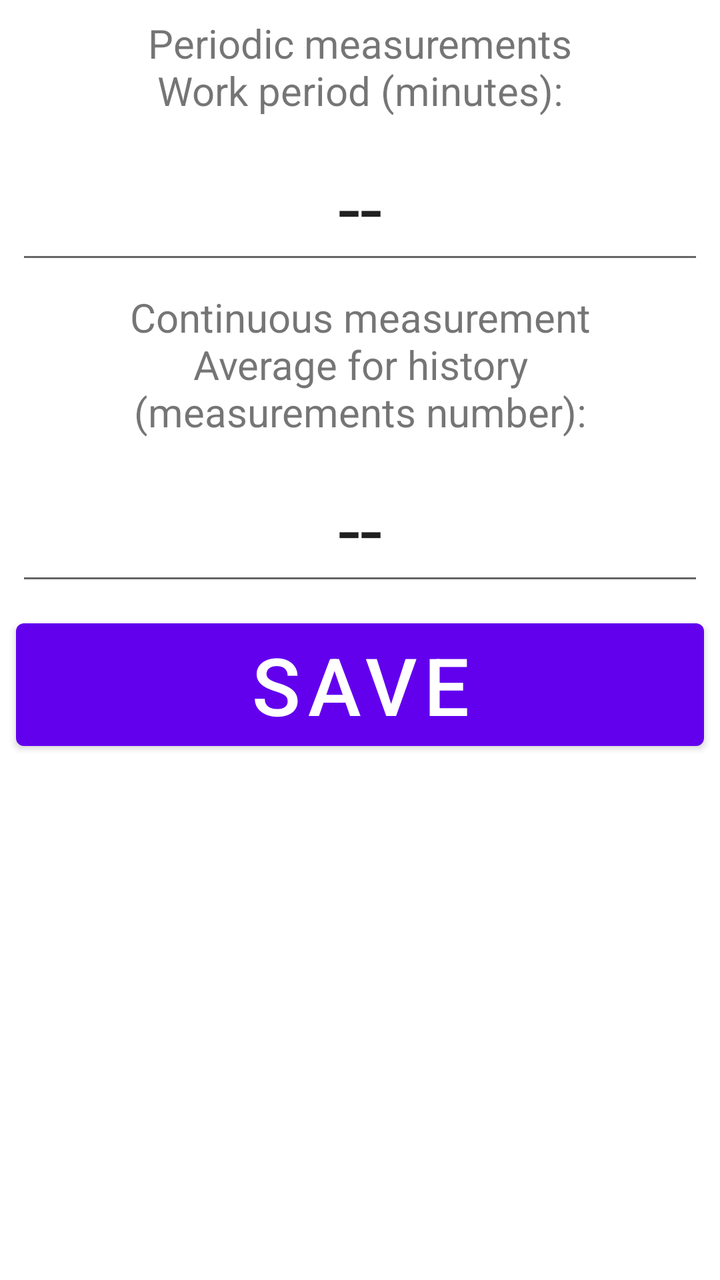
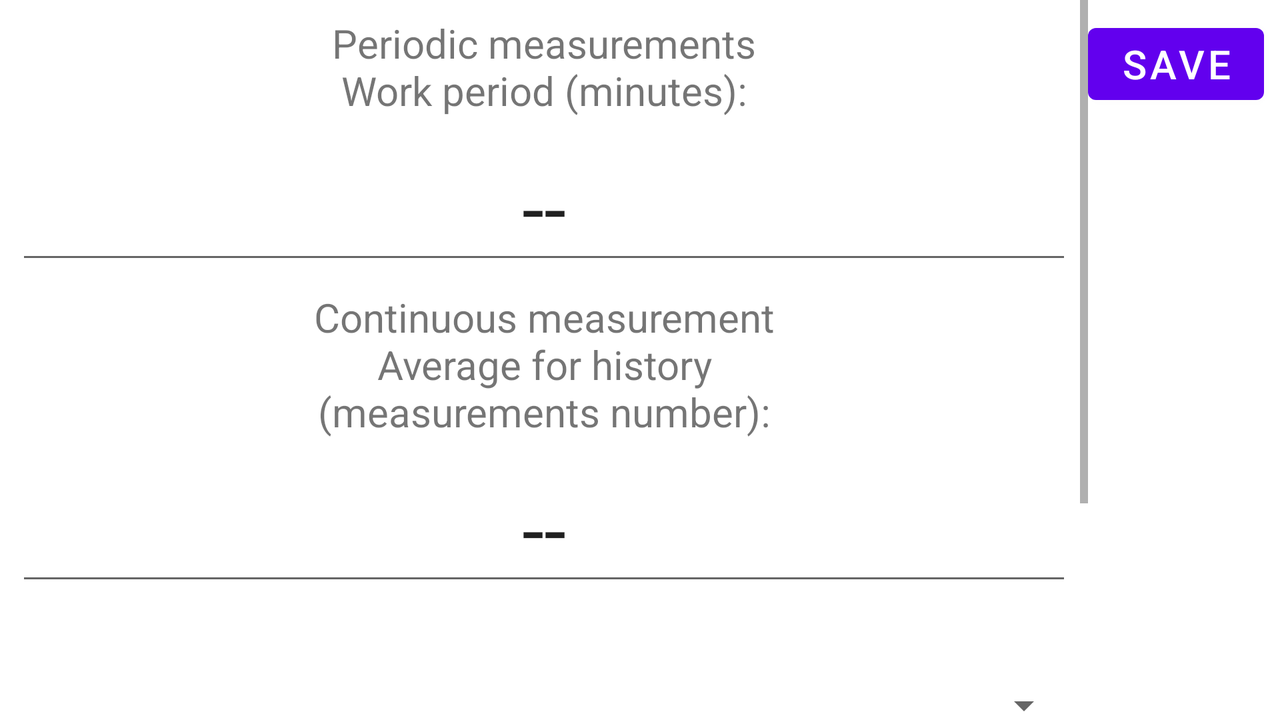

One screen, two layout resources from the same app: the default and the repository's alternative for another configuration. Each is rendered where Android would select it; the XML of both is given below.
<!-- AndroidManifest.xml: application theme Theme.AqiSDS011 -->
<!-- res/layout/fragment_settings.xml -->
<?xml version="1.0" encoding="utf-8"?>
<ScrollView
    android:layout_width="match_parent"
    android:layout_height="match_parent"
    xmlns:android="http://schemas.android.com/apk/res/android"
    android:layout_marginBottom="57dp"
    >

    <androidx.constraintlayout.widget.ConstraintLayout xmlns:android="http://schemas.android.com/apk/res/android"
        xmlns:app="http://schemas.android.com/apk/res-auto"
        xmlns:tools="http://schemas.android.com/tools"
        android:layout_width="match_parent"
        android:layout_height="match_parent"
        tools:context=".ui.history.HistoryFragment">

        <TextView
            android:id="@+id/text_settings_work_period_minutes_lbl"
            android:layout_width="match_parent"
            android:layout_height="wrap_content"
            android:layout_marginStart="8dp"
            android:layout_marginTop="8dp"
            android:layout_marginEnd="8dp"
            android:textAlignment="center"
            android:textSize="20sp"
            android:text="Periodic measurements\nWork period (minutes):"
            app:layout_constraintLeft_toLeftOf="parent"
            app:layout_constraintTop_toTopOf="parent"
            />

        <EditText
            android:id="@+id/edit_settings_work_period_minutes"
            android:layout_width="match_parent"
            android:layout_height="wrap_content"
            android:layout_marginStart="8dp"
            android:layout_marginTop="8dp"
            android:layout_marginEnd="8dp"
            android:textAlignment="center"
            android:textSize="40sp"
            android:text="--"
            android:inputType="number"
            app:layout_constraintLeft_toLeftOf="@id/text_settings_work_period_minutes_lbl"
            app:layout_constraintTop_toBottomOf="@id/text_settings_work_period_minutes_lbl"
            />

        <TextView
            android:id="@+id/text_settings_work_continuous_avg_cnt_lbl"
            android:layout_width="match_parent"
            android:layout_height="wrap_content"
            android:layout_marginStart="8dp"
            android:layout_marginTop="8dp"
            android:layout_marginEnd="8dp"
            android:textAlignment="center"
            android:textSize="20sp"
            android:text="Continuous measurement\nAverage for history\n(measurements number):"
            app:layout_constraintLeft_toLeftOf="@id/edit_settings_work_period_minutes"
            app:layout_constraintTop_toBottomOf="@id/edit_settings_work_period_minutes"
            />

        <EditText
            android:id="@+id/edit_settings_work_continuous_avg_cnt"
            android:layout_width="match_parent"
            android:layout_height="wrap_content"
            android:layout_marginStart="8dp"
            android:layout_marginTop="8dp"
            android:layout_marginEnd="8dp"
            android:textAlignment="center"
            android:textSize="40sp"
            android:text="--"
            android:inputType="number"
            app:layout_constraintLeft_toLeftOf="@id/text_settings_work_continuous_avg_cnt_lbl"
            app:layout_constraintTop_toBottomOf="@id/text_settings_work_continuous_avg_cnt_lbl"
            />

        <Button
            android:id="@+id/button_settings_save"
            android:layout_width="match_parent"
            android:layout_height="wrap_content"
            android:layout_marginStart="8dp"
            android:layout_marginTop="8dp"
            android:layout_marginEnd="8dp"
            android:textAlignment="center"
            android:textSize="40sp"
            android:text="@string/button_settings_save"
            app:layout_constraintLeft_toLeftOf="@id/edit_settings_work_continuous_avg_cnt"
            app:layout_constraintTop_toBottomOf="@id/edit_settings_work_continuous_avg_cnt"
            />

    </androidx.constraintlayout.widget.ConstraintLayout>

</ScrollView>
<!-- resources referenced by this layout -->
<resources>
  <string name="button_settings_save">Save</string>
  <style name="Theme.AqiSDS011" parent="Theme.MaterialComponents.DayNight.DarkActionBar">
          
          <item name="colorPrimary">@color/purple_500</item>
          <item name="colorPrimaryVariant">@color/purple_700</item>
          <item name="colorOnPrimary">@color/white</item>
          
          <item name="colorSecondary">@color/teal_200</item>
          <item name="colorSecondaryVariant">@color/teal_700</item>
          <item name="colorOnSecondary">@color/black</item>
          
          <item name="android:statusBarColor" tools:targetApi="l">?attr/colorPrimaryVariant</item>
          
      </style>
  <color name="purple_500">#FF6200EE</color>
  <color name="purple_700">#FF3700B3</color>
  <color name="white">#FFFFFFFF</color>
  <color name="teal_200">#FF03DAC5</color>
  <color name="teal_700">#FF018786</color>
  <color name="black">#FF000000</color>
</resources>
<!-- res/layout-land/fragment_settings.xml (the repository's variant of the layout above) -->
<!-- drawn on the phone turned sideways -->
<?xml version="1.0" encoding="utf-8"?>
<androidx.constraintlayout.widget.ConstraintLayout xmlns:android="http://schemas.android.com/apk/res/android"
    xmlns:app="http://schemas.android.com/apk/res-auto"
    xmlns:tools="http://schemas.android.com/tools"
    android:layout_width="match_parent"
    android:layout_height="match_parent"
    tools:context=".ui.history.HistoryFragment"
    android:layout_marginBottom="57dp"
    >

    <ScrollView
        android:id="@+id/scroll_settings"
        android:layout_width="0dp"
        android:layout_height="match_parent"
        xmlns:android="http://schemas.android.com/apk/res/android"
        app:layout_constraintLeft_toLeftOf="parent"
        app:layout_constraintTop_toTopOf="parent"
        app:layout_constraintRight_toLeftOf="@id/button_settings_save"
        >

        <androidx.constraintlayout.widget.ConstraintLayout xmlns:android="http://schemas.android.com/apk/res/android"
            xmlns:app="http://schemas.android.com/apk/res-auto"
            xmlns:tools="http://schemas.android.com/tools"
            android:layout_width="match_parent"
            android:layout_height="match_parent"
            tools:context=".ui.history.HistoryFragment">

            <TextView
                android:id="@+id/text_settings_work_period_minutes_lbl"
                android:layout_width="0dp"
                android:layout_height="wrap_content"
                android:layout_marginStart="8dp"
                android:layout_marginTop="8dp"
                android:layout_marginEnd="8dp"
                android:textAlignment="center"
                android:textSize="20sp"
                android:text="Periodic measurements\nWork period (minutes):"
                app:layout_constraintLeft_toLeftOf="parent"
                app:layout_constraintTop_toTopOf="parent"
                app:layout_constraintRight_toRightOf="parent"
                />

            <EditText
                android:id="@+id/edit_settings_work_period_minutes"
                android:layout_width="0dp"
                android:layout_height="wrap_content"
                android:layout_marginStart="8dp"
                android:layout_marginTop="8dp"
                android:layout_marginEnd="8dp"
                android:textAlignment="center"
                android:textSize="40sp"
                android:text="--"
                android:inputType="number"
                app:layout_constraintLeft_toLeftOf="parent"
                app:layout_constraintTop_toBottomOf="@id/text_settings_work_period_minutes_lbl"
                app:layout_constraintRight_toRightOf="parent"
                />

            <TextView
                android:id="@+id/text_settings_work_continuous_avg_cnt_lbl"
                android:layout_width="0dp"
                android:layout_height="wrap_content"
                android:layout_marginStart="8dp"
                android:layout_marginTop="8dp"
                android:layout_marginEnd="8dp"
                android:textAlignment="center"
                android:textSize="20sp"
                android:text="Continuous measurement\nAverage for history\n(measurements number):"
                app:layout_constraintLeft_toLeftOf="parent"
                app:layout_constraintTop_toBottomOf="@id/edit_settings_work_period_minutes"
                app:layout_constraintRight_toRightOf="parent"
                />

            <EditText
                android:id="@+id/edit_settings_work_continuous_avg_cnt"
                android:layout_width="0dp"
                android:layout_height="wrap_content"
                android:layout_marginStart="8dp"
                android:layout_marginTop="8dp"
                android:layout_marginEnd="8dp"
                android:textAlignment="center"
                android:textSize="40sp"
                android:text="--"
                android:inputType="number"
                app:layout_constraintLeft_toLeftOf="parent"
                app:layout_constraintTop_toBottomOf="@id/text_settings_work_continuous_avg_cnt_lbl"
                app:layout_constraintRight_toRightOf="parent"
                />

            <TextView
                android:id="@+id/text_settings_location"
                android:layout_width="match_parent"
                android:layout_height="wrap_content"
                android:layout_marginStart="8dp"
                android:layout_marginTop="8dp"
                android:layout_marginEnd="8dp"
                android:textAlignment="center"
                android:textSize="20sp"
                android:text="Enable location data gathering"
                app:layout_constraintLeft_toLeftOf="@id/edit_settings_work_continuous_avg_cnt"
                app:layout_constraintTop_toBottomOf="@id/edit_settings_work_continuous_avg_cnt"
                />

            <Spinner
                android:id="@+id/spinner_settings_location"
                android:layout_width="match_parent"
                android:layout_height="wrap_content"
                android:entries="@array/settings_location_selection"
                android:layout_marginStart="8dp"
                android:layout_marginTop="8dp"
                android:layout_marginEnd="8dp"
                android:textAlignment="center"
                android:textSize="40sp"
                app:layout_constraintLeft_toLeftOf="@id/text_settings_location"
                app:layout_constraintTop_toBottomOf="@id/text_settings_location"
                />

        </androidx.constraintlayout.widget.ConstraintLayout>

    </ScrollView>

    <Button
        android:id="@+id/button_settings_save"
        android:layout_width="wrap_content"
        android:layout_height="wrap_content"
        android:layout_marginStart="8dp"
        android:layout_marginTop="8dp"
        android:layout_marginEnd="8dp"
        android:textAlignment="center"
        android:textSize="20sp"
        android:text="@string/button_settings_save"
        android:drawableLeft="@drawable/ic_baseline_save_24"
        app:layout_constraintTop_toTopOf="parent"
        app:layout_constraintRight_toRightOf="parent"
        />

</androidx.constraintlayout.widget.ConstraintLayout>
<!-- resources referenced by the variant -->
<!-- as the phone turned sideways resolves them -->
<resources>
  <array name="settings_location_selection">
          <item>@string/settings_location_no_location</item>
          <item>@string/settings_location_low_power</item>
          <item>@string/settings_location_high_accuracy</item>
      </array>
  <string name="button_settings_save">Save</string>
  <style name="Theme.AqiSDS011" parent="Theme.MaterialComponents.DayNight.DarkActionBar">
          
          <item name="colorPrimary">@color/purple_500</item>
          <item name="colorPrimaryVariant">@color/purple_700</item>
          <item name="colorOnPrimary">@color/white</item>
          
          <item name="colorSecondary">@color/teal_200</item>
          <item name="colorSecondaryVariant">@color/teal_700</item>
          <item name="colorOnSecondary">@color/black</item>
          
          <item name="android:statusBarColor" tools:targetApi="l">?attr/colorPrimaryVariant</item>
          
      </style>
  <string name="settings_location_no_location">No location</string>
  <string name="settings_location_low_power">Low power</string>
  <string name="settings_location_high_accuracy">High accuracy</string>
  <color name="purple_500">#FF6200EE</color>
  <color name="purple_700">#FF3700B3</color>
  <color name="white">#FFFFFFFF</color>
  <color name="teal_200">#FF03DAC5</color>
  <color name="teal_700">#FF018786</color>
  <color name="black">#FF000000</color>
</resources>
